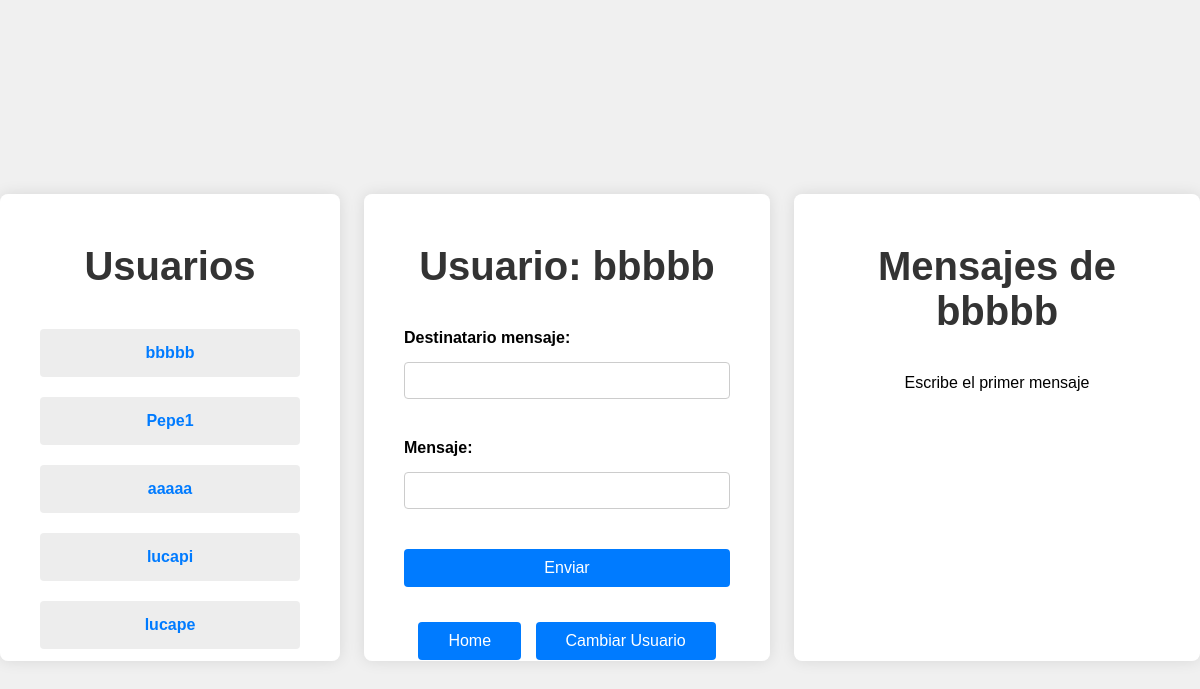
Screenshot of /chat?user=14 (signed in) with the database file from the repository.
### tables this page shows
CREATE TABLE users(
    id INTEGER PRIMARY KEY AUTOINCREMENT,
    username string UNIQUE, 
    pwd string NOT NULL,
    salt string NOT NULL,
    rol string NOT NULL,
    correo string NOT NULL,
    public_ip string NULL);

### app.py (the view, shortened to what this page needs)
@app.route('/chat', methods=['GET', 'POST'])
def chat():
    if 'user_id' not in session:
        return redirect(url_for('login'))
    messages = None
    users = get_users()
    selected_user = request.args.get('user')
    if selected_user:
        messages = messages_descifrados(selected_user, session['user_id'])
    return render_template('chat.html', messages= messages, users = users, username=get_name_by_id(session['user_id'])["username"])

### app_mensajesdesencriptados.py (called while the page is built, shortened)
def get_chat(sender, recipient):
    conn = sql.connect('cripto.sqlite')
    conn.row_factory = sql.Row
    cursor = conn.cursor()
    cursor.execute("""SELECT id, clave, nonce FROM chats WHERE (user1_id = ? AND user2_id = ?) OR (user2_id = ? AND user1_id
            =?)""", (sender, recipient, sender, recipient))
    return cursor.fetchone()

def get_messages(sender, recipient):
    chat = get_chat(sender, recipient)
    if chat is None:
        return "Empty"

def messages_descifrados(sender, recipient):
    message_dict = get_messages(sender, recipient)
    if message_dict == "Empty":
        return message_dict

### db_functions/user_functions.py (called while the page is built)
def get_name_by_id(user_id):
    conn = sql.connect('cripto.sqlite')
    conn.row_factory = sql.Row
    cursor = conn.cursor()
    cursor.execute('SELECT username FROM users WHERE id = ?', (user_id,))
    return cursor.fetchone()

def get_users():
    conn = sql.connect('cripto.sqlite')
    conn.row_factory = sql.Row
    cursor = conn.cursor()
    cursor.execute("""SELECT * FROM users""")
    return cursor.fetchall()

### templates/chat.html (shortened to what this page needs)
<!DOCTYPE html>
<html lang="es">
<head>
    <link rel="stylesheet" href="{{ url_for('static', filename='style/chatc.css') }}">
</head>
<body>
    <div class="usuarios">
        <h2>Usuarios</h2>
        <ul class="numerousuarios">
            {% for usr in users %}
            {% if usr["rol"] == "Usuario" %}
            <li>
                <a href="/chat?user={{ usr["id"] }}" style="text-decoration: none;">
                    <strong class= "a">{{usr["username"]}}</strong>
                </a>
            </li>
            {% endif %}
            {% endfor %}
        </ul>
    </div>
    <div class="container">
        <h2>Usuario: {{username}}</h2>
        <form method="post">
            <div class="form-group">
                <label for="recipient">Destinatario mensaje:</label>
                <input type="text" id="recipient" name="recipient" required>
            </div>
            <div class="form-group">
                <label for="message">Mensaje:</label>
                <input type="text" id="message" name="message" required>
            </div>
            <button type="submit">Enviar</button>
        </form>
        <div class="links">
            <a href="/home" class="botonesheader">Home</a>
            <a href="/login" class="botonesheader">Cambiar Usuario</a>
        </div>
    </div>
    <div class="container">
        <h2>Mensajes de {{username}}</h2>
        <ul class="messages">
        {% if messages == "Empty" %}
            <p>Escribe el primer mensaje</p>
        {% else %}
            <p>Elige un chat</p>
        {% endif %}
        </ul>
    </div>
</body>
</html>

### static/style/chatc.css (style rules this page uses)
body { font-family: Arial, sans-serif; background-color: #f0f0f0; margin: 0; padding: 0; display: flex; justify-content: center; align-items: center; height: 100vh; }
.usuarios { background-color: #fff; padding: 20px; border-radius: 8px; box-shadow: 0 0 15px rgba(0, 0, 0, 0.1); width: 100%; max-width: 300px; text-align: center; height: 50vh; overflow: auto; }
.numerousuarios { list-style-type: none; padding: 0; }
.numerousuarios li { text-align: center; font-size: 1rem; background-color: #ededed; margin: 20px; padding: 15px 20px; border-radius: 4px; }
.container { background-color: #fff; padding: 20px 40px; border-radius: 8px; box-shadow: 0 0 15px rgba(0, 0, 0, 0.1); width: 100%; max-width: 600px; height: 50vh; overflow: auto; text-align: center; }
h2 { font-size: 2.5rem; color: #333; margin-bottom: 40px; }
.form-group { margin-bottom: 30px; text-align: left; }
label { display: block; margin-bottom: 15px; font-weight: bold; }
input[type="text"] { width: 100%; padding: 10px; margin-bottom: 10px; border: 1px solid #ccc; border-radius: 4px; box-sizing: border-box; }
button { width: 100%; padding: 10px; background-color: #007BFF; color: white; border: none; border-radius: 4px; cursor: pointer; font-size: 16px; }
h2 { color: #333; margin-top: 30px; }
ul.messages { list-style-type: none; padding: 0; }
.a { color: #007BFF; }
.links { margin-top: 30px; }
a.botonesheader { display: inline-block; margin: 5px; padding: 10px 30px; background-color: #007BFF; color: white; text-decoration: none; border-radius: 4px; }

### rows the page displays
users: username "bbbbb"
users: username "Pepe1"
users: username "aaaaa"
users: username "lucapi"
users: username "lucape"
